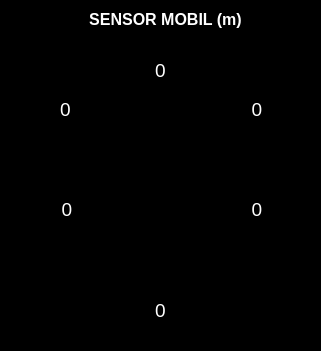
   <widget class="QFrame" name="frame">
    <property name="geometry">
     <rect>
      <x>870</x>
      <y>200</y>
      <width>321</width>
      <height>351</height>
     </rect>
    </property>
    <property name="palette">
     <palette>
      <active>
       <colorrole role="WindowText">
        <brush brushstyle="SolidPattern">
         <color alpha="255">
          <red>0</red>
          <green>0</green>
          <blue>0</blue>
         </color>
        </brush>
       </colorrole>
       <colorrole role="Button">
        <brush brushstyle="SolidPattern">
         <color alpha="255">
          <red>0</red>
          <green>0</green>
          <blue>0</blue>
         </color>
        </brush>
       </colorrole>
       <colorrole role="Light">
        <brush brushstyle="SolidPattern">
         <color alpha="255">
          <red>172</red>
          <green>255</green>
          <blue>250</blue>
         </color>
        </brush>
       </colorrole>
       <colorrole role="Midlight">
        <brush brushstyle="SolidPattern">
         <color alpha="255">
          <red>108</red>
          <green>255</green>
          <blue>245</blue>
         </color>
        </brush>
       </colorrole>
       <colorrole role="Dark">
        <brush brushstyle="SolidPattern">
         <color alpha="255">
          <red>22</red>
          <green>127</green>
          <blue>120</blue>
         </color>
        </brush>
       </colorrole>
       <colorrole role="Mid">
        <brush brushstyle="SolidPattern">
         <color alpha="255">
          <red>29</red>
          <green>170</green>
          <blue>161</blue>
         </color>
        </brush>
       </colorrole>
       <colorrole role="Text">
        <brush brushstyle="SolidPattern">
         <color alpha="255">
          <red>0</red>
          <green>0</green>
          <blue>0</blue>
         </color>
        </brush>
       </colorrole>
       <colorrole role="BrightText">
        <brush brushstyle="SolidPattern">
         <color alpha="255">
          <red>255</red>
          <green>255</green>
          <blue>255</blue>
         </color>
        </brush>
       </colorrole>
       <colorrole role="ButtonText">
        <brush brushstyle="SolidPattern">
         <color alpha="255">
          <red>0</red>
          <green>0</green>
          <blue>0</blue>
         </color>
        </brush>
       </colorrole>
       <colorrole role="Base">
        <brush brushstyle="SolidPattern">
         <color alpha="255">
          <red>0</red>
          <green>0</green>
          <blue>0</blue>
         </color>
        </brush>
       </colorrole>
       <colorrole role="Window">
        <brush brushstyle="SolidPattern">
         <color alpha="255">
          <red>0</red>
          <green>0</green>
          <blue>0</blue>
         </color>
        </brush>
       </colorrole>
       <colorrole role="Shadow">
        <brush brushstyle="SolidPattern">
         <color alpha="255">
          <red>0</red>
          <green>0</green>
          <blue>0</blue>
         </color>
        </brush>
       </colorrole>
       <colorrole role="AlternateBase">
        <brush brushstyle="SolidPattern">
         <color alpha="255">
          <red>149</red>
          <green>255</green>
          <blue>248</blue>
         </color>
        </brush>
       </colorrole>
       <colorrole role="ToolTipBase">
        <brush brushstyle="SolidPattern">
         <color alpha="255">
          <red>255</red>
          <green>255</green>
          <blue>220</blue>
         </color>
        </brush>
       </colorrole>
       <colorrole role="ToolTipText">
        <brush brushstyle="SolidPattern">
         <color alpha="255">
          <red>0</red>
          <green>0</green>
          <blue>0</blue>
         </color>
        </brush>
       </colorrole>
      </active>
      <inactive>
       <colorrole role="WindowText">
        <brush brushstyle="SolidPattern">
         <color alpha="255">
          <red>0</red>
          <green>0</green>
          <blue>0</blue>
         </color>
        </brush>
       </colorrole>
       <colorrole role="Button">
        <brush brushstyle="SolidPattern">
         <color alpha="255">
          <red>0</red>
          <green>0</green>
          <blue>0</blue>
         </color>
        </brush>
       </colorrole>
       <colorrole role="Light">
        <brush brushstyle="SolidPattern">
         <color alpha="255">
          <red>172</red>
          <green>255</green>
          <blue>250</blue>
         </color>
        </brush>
       </colorrole>
       <colorrole role="Midlight">
        <brush brushstyle="SolidPattern">
         <color alpha="255">
          <red>108</red>
          <green>255</green>
          <blue>245</blue>
         </color>
        </brush>
       </colorrole>
       <colorrole role="Dark">
        <brush brushstyle="SolidPattern">
         <color alpha="255">
          <red>22</red>
          <green>127</green>
          <blue>120</blue>
         </color>
        </brush>
       </colorrole>
       <colorrole role="Mid">
        <brush brushstyle="SolidPattern">
         <color alpha="255">
          <red>29</red>
          <green>170</green>
          <blue>161</blue>
         </color>
        </brush>
       </colorrole>
       <colorrole role="Text">
        <brush brushstyle="SolidPattern">
         <color alpha="255">
          <red>0</red>
          <green>0</green>
          <blue>0</blue>
         </color>
        </brush>
       </colorrole>
       <colorrole role="BrightText">
        <brush brushstyle="SolidPattern">
         <color alpha="255">
          <red>255</red>
          <green>255</green>
          <blue>255</blue>
         </color>
        </brush>
       </colorrole>
       <colorrole role="ButtonText">
        <brush brushstyle="SolidPattern">
         <color alpha="255">
          <red>0</red>
          <green>0</green>
          <blue>0</blue>
         </color>
        </brush>
       </colorrole>
       <colorrole role="Base">
        <brush brushstyle="SolidPattern">
         <color alpha="255">
          <red>0</red>
          <green>0</green>
          <blue>0</blue>
         </color>
        </brush>
       </colorrole>
       <colorrole role="Window">
        <brush brushstyle="SolidPattern">
         <color alpha="255">
          <red>0</red>
          <green>0</green>
          <blue>0</blue>
         </color>
        </brush>
       </colorrole>
       <colorrole role="Shadow">
        <brush brushstyle="SolidPattern">
         <color alpha="255">
          <red>0</red>
          <green>0</green>
          <blue>0</blue>
         </color>
        </brush>
       </colorrole>
       <colorrole role="AlternateBase">
        <brush brushstyle="SolidPattern">
         <color alpha="255">
          <red>149</red>
          <green>255</green>
          <blue>248</blue>
         </color>
        </brush>
       </colorrole>
       <colorrole role="ToolTipBase">
        <brush brushstyle="SolidPattern">
         <color alpha="255">
          <red>255</red>
          <green>255</green>
          <blue>220</blue>
         </color>
        </brush>
       </colorrole>
       <colorrole role="ToolTipText">
        <brush brushstyle="SolidPattern">
         <color alpha="255">
          <red>0</red>
          <green>0</green>
          <blue>0</blue>
         </color>
        </brush>
       </colorrole>
      </inactive>
      <disabled>
       <colorrole role="WindowText">
        <brush brushstyle="SolidPattern">
         <color alpha="255">
          <red>22</red>
          <green>127</green>
          <blue>120</blue>
         </color>
        </brush>
       </colorrole>
       <colorrole role="Button">
        <brush brushstyle="SolidPattern">
         <color alpha="255">
          <red>0</red>
          <green>0</green>
          <blue>0</blue>
         </color>
        </brush>
       </colorrole>
       <colorrole role="Light">
        <brush brushstyle="SolidPattern">
         <color alpha="255">
          <red>172</red>
          <green>255</green>
          <blue>250</blue>
         </color>
        </brush>
       </colorrole>
       <colorrole role="Midlight">
        <brush brushstyle="SolidPattern">
         <color alpha="255">
          <red>108</red>
          <green>255</green>
          <blue>245</blue>
         </color>
        </brush>
       </colorrole>
       <colorrole role="Dark">
        <brush brushstyle="SolidPattern">
         <color alpha="255">
          <red>22</red>
          <green>127</green>
          <blue>120</blue>
         </color>
        </brush>
       </colorrole>
       <colorrole role="Mid">
        <brush brushstyle="SolidPattern">
         <color alpha="255">
          <red>29</red>
          <green>170</green>
          <blue>161</blue>
         </color>
        </brush>
       </colorrole>
       <colorrole role="Text">
        <brush brushstyle="SolidPattern">
         <color alpha="255">
          <red>22</red>
          <green>127</green>
          <blue>120</blue>
         </color>
        </brush>
       </colorrole>
       <colorrole role="BrightText">
        <brush brushstyle="SolidPattern">
         <color alpha="255">
          <red>255</red>
          <green>255</green>
          <blue>255</blue>
         </color>
        </brush>
       </colorrole>
       <colorrole role="ButtonText">
        <brush brushstyle="SolidPattern">
         <color alpha="255">
          <red>22</red>
          <green>127</green>
          <blue>120</blue>
         </color>
        </brush>
       </colorrole>
       <colorrole role="Base">
        <brush brushstyle="SolidPattern">
         <color alpha="255">
          <red>0</red>
          <green>0</green>
          <blue>0</blue>
         </color>
        </brush>
       </colorrole>
       <colorrole role="Window">
        <brush brushstyle="SolidPattern">
         <color alpha="255">
          <red>0</red>
          <green>0</green>
          <blue>0</blue>
         </color>
        </brush>
       </colorrole>
       <colorrole role="Shadow">
        <brush brushstyle="SolidPattern">
         <color alpha="255">
          <red>0</red>
          <green>0</green>
          <blue>0</blue>
         </color>
        </brush>
       </colorrole>
       <colorrole role="AlternateBase">
        <brush brushstyle="SolidPattern">
         <color alpha="255">
          <red>44</red>
          <green>255</green>
          <blue>241</blue>
         </color>
        </brush>
       </colorrole>
       <colorrole role="ToolTipBase">
        <brush brushstyle="SolidPattern">
         <color alpha="255">
          <red>255</red>
          <green>255</green>
          <blue>220</blue>
         </color>
        </brush>
       </colorrole>
       <colorrole role="ToolTipText">
        <brush brushstyle="SolidPattern">
         <color alpha="255">
          <red>0</red>
          <green>0</green>
          <blue>0</blue>
         </color>
        </brush>
       </colorrole>
      </disabled>
     </palette>
    </property>
    <property name="autoFillBackground">
     <bool>false</bool>
    </property>
    <property name="styleSheet">
     <string notr="true">
background-color: rgb(0, 0, 0);
border-radius:5px</string>
    </property>
    <property name="frameShape">
     <enum>QFrame::StyledPanel</enum>
    </property>
    <property name="frameShadow">
     <enum>QFrame::Sunken</enum>
    </property>
    <widget class="QLabel" name="txtSensorKanan">
     <property name="geometry">
      <rect>
       <x>220</x>
       <y>200</y>
       <width>74</width>
       <height>18</height>
      </rect>
     </property>
     <property name="font">
      <font>
       <pointsize>14</pointsize>
      </font>
     </property>
     <property name="styleSheet">
      <string notr="true">color: rgb(255, 255, 255);
background-color: rgba(0,0,0,0%)</string>
     </property>
     <property name="text">
      <string>0</string>
     </property>
     <property name="alignment">
      <set>Qt::AlignCenter</set>
     </property>
    </widget>
    <widget class="QLabel" name="txtSensorKiri">
     <property name="geometry">
      <rect>
       <x>30</x>
       <y>200</y>
       <width>74</width>
       <height>18</height>
      </rect>
     </property>
     <property name="font">
      <font>
       <pointsize>14</pointsize>
      </font>
     </property>
     <property name="styleSheet">
      <string notr="true">color: rgb(255, 255, 255);
background-color: rgba(0,0,0,0%)</string>
     </property>
     <property name="text">
      <string>0</string>
     </property>
     <property name="alignment">
      <set>Qt::AlignCenter</set>
     </property>
    </widget>
    <widget class="QLabel" name="txtSensorBelakang">
     <property name="geometry">
      <rect>
       <x>130</x>
       <y>300</y>
       <width>61</width>
       <height>20</height>
      </rect>
     </property>
     <property name="font">
      <font>
       <pointsize>14</pointsize>
      </font>
     </property>
     <property name="styleSheet">
      <string notr="true">color: rgb(255, 255, 255);
background-color: rgba(0,0,0,0%)</string>
     </property>
     <property name="text">
      <string>0</string>
     </property>
     <property name="alignment">
      <set>Qt::AlignCenter</set>
     </property>
    </widget>
    <widget class="QLabel" name="txtSensorDepanKiri">
     <property name="geometry">
      <rect>
       <x>30</x>
       <y>100</y>
       <width>71</width>
       <height>18</height>
      </rect>
     </property>
     <property name="font">
      <font>
       <pointsize>14</pointsize>
       <kerning>true</kerning>
      </font>
     </property>
     <property name="autoFillBackground">
      <bool>false</bool>
     </property>
     <property name="styleSheet">
      <string notr="true">color: rgb(255, 255, 255);
background-color: rgba(0,0,0,0%)</string>
     </property>
     <property name="text">
      <string>0</string>
     </property>
     <property name="alignment">
      <set>Qt::AlignCenter</set>
     </property>
    </widget>
    <widget class="QLabel" name="txtSensorDepanKanan">
     <property name="geometry">
      <rect>
       <x>220</x>
       <y>100</y>
       <width>74</width>
       <height>18</height>
      </rect>
     </property>
     <property name="font">
      <font>
       <pointsize>14</pointsize>
      </font>
     </property>
     <property name="styleSheet">
      <string notr="true">color: rgb(255, 255, 255);
background-color: rgba(0,0,0,0%)</string>
     </property>
     <property name="text">
      <string>0</string>
     </property>
     <property name="alignment">
      <set>Qt::AlignCenter</set>
     </property>
    </widget>
    <widget class="QLabel" name="txtSensorDepan">
     <property name="geometry">
      <rect>
       <x>130</x>
       <y>60</y>
       <width>61</width>
       <height>20</height>
      </rect>
     </property>
     <property name="font">
      <font>
       <pointsize>14</pointsize>
      </font>
     </property>
     <property name="styleSheet">
      <string notr="true">color: rgb(255, 255, 255);
background-color: rgba(0,0,0,0%)</string>
     </property>
     <property name="text">
      <string>0</string>
     </property>
     <property name="alignment">
      <set>Qt::AlignCenter</set>
     </property>
    </widget>
    <widget class="QLabel" name="label_2">
     <property name="geometry">
      <rect>
       <x>30</x>
       <y>10</y>
       <width>271</width>
       <height>20</height>
      </rect>
     </property>
     <property name="font">
      <font>
       <pointsize>12</pointsize>
       <weight>75</weight>
       <bold>true</bold>
      </font>
     </property>
     <property name="styleSheet">
      <string notr="true">color:rgb(255, 255, 255);</string>
     </property>
     <property name="text">
      <string>&lt;html&gt;&lt;head/&gt;&lt;body&gt;&lt;p&gt;SENSOR MOBIL (m)&lt;/p&gt;&lt;/body&gt;&lt;/html&gt;</string>
     </property>
     <property name="alignment">
      <set>Qt::AlignCenter</set>
     </property>
    </widget>
    <widget class="QLabel" name="label_15">
     <property name="geometry">
      <rect>
       <x>120</x>
       <y>100</y>
       <width>81</width>
       <height>181</height>
      </rect>
     </property>
     <property name="styleSheet">
      <string notr="true">color : rgb(238, 238, 236)</string>
     </property>
     <property name="text">
      <string/>
     </property>
     <property name="pixmap">
      <pixmap resource="project_assets.qrc">:/newPrefix/tesla.png</pixmap>
     </property>
     <property name="alignment">
      <set>Qt::AlignCenter</set>
     </property>
    </widget>
   </widget>
